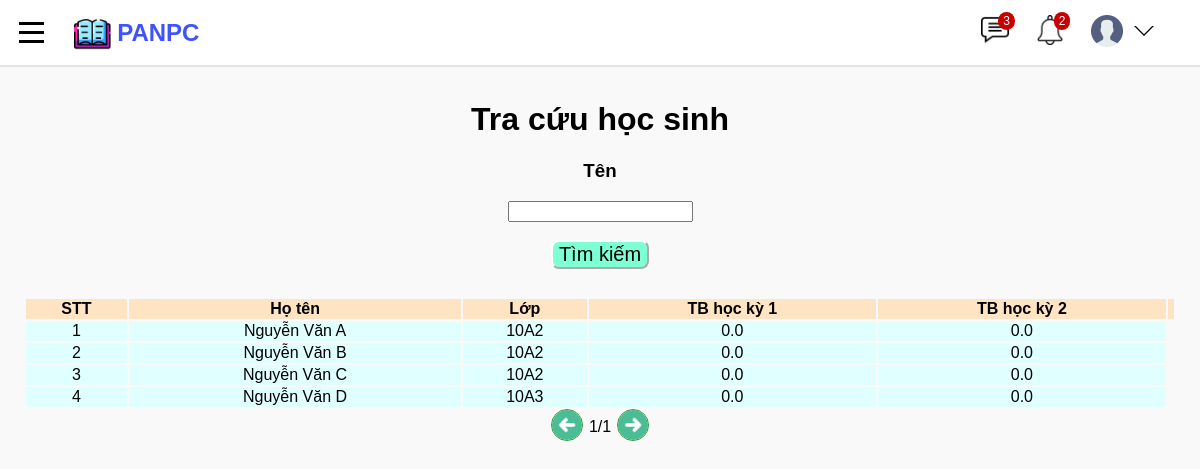
Page /tracuu/namhoc/namhoc_1 (signed in) on the earlier database version.
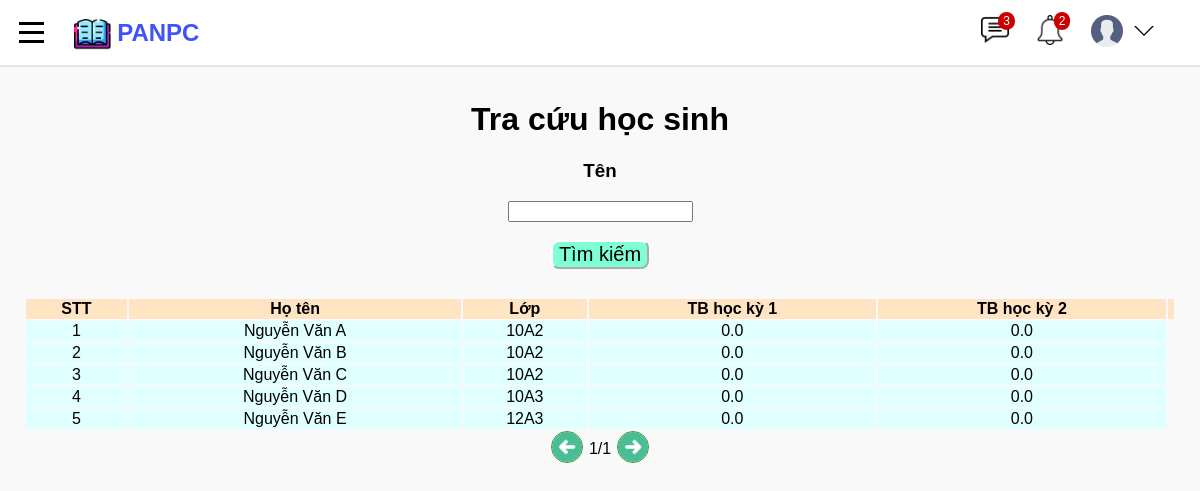
Same page on the later database version.
### studentManager/models.py (models this page shows, shortened)
class Student(models.Model):
    user = models.OneToOneField(CustomUser, on_delete=models.CASCADE)
    classOfSchool = models.ManyToManyField(SchoolClass, blank=True)
    def __str__(self):
        return self.user.username

class CustomUser(AbstractUser):
    USER_TYPE = (('1', "Admin"), ('2', "Teacher"), ('3', "Student"))
    SEX_CATELOGY = [("1", "Nam"), ("0", "Nữ")]
    now = date.today
    username = models.CharField(max_length=200, unique=True)
    role = models.CharField(default='1', choices=USER_TYPE, max_length=1)
    is_active = models.BooleanField(default=True)
    is_staff = models.BooleanField(default=False)
    is_superuser = models.BooleanField(default=False)
    name = models.CharField(default='', max_length=200)
    dateOfBirth = models.DateField(default=now)
    sex = models.CharField(default='1', choices=SEX_CATELOGY,max_length=1)
    phone = models.CharField(default='', max_length=20, blank=True)
    email = models.EmailField(max_length=200, unique=True)
    address = models.TextField(default='', blank=True)
    USERNAME_FIELD = "username"
    REQUIRED_FIELDS = []
    objects = CustomUserManager()
    class Meta:
        constraints = [
            models.UniqueConstraint(
                fields=['username', 'email'], name="unique_user")
        ]

class SchoolClass(models.Model):
    classID = models.CharField(max_length=10, null=False, unique=False)
    n_students = models.IntegerField(null=False)
    year = models.ForeignKey(Age, null=False, on_delete=models.CASCADE, unique=True)

### studentManager/views.py (the view)
# urls.py: path("tracuu/namhoc/namhoc_<int:pk>", views.traCuu, name='traCuu'),
@login_required(login_url='login')
def traCuu(request, pk):
    year = Age.objects.get(id=pk)
    marks = Mark.objects.filter(subject__year=year)
    marksFilter = StudentInMarkFilter(request.GET, queryset=marks)
    marks = marksFilter.qs.order_by('student__user__name')
    students = []
    avgMarks1 = []
    avgMarks2 = []
    classOfSchool = []
    marks_in_year = marks
    students_in_year = set([mark.student for mark in marks_in_year])
    print(students_in_year)
    for student in students_in_year:
        students.append(student)
        subjects_in_year = set([mark.subject for mark in marks_in_year])
        m = [trungBinhMon(subject, student) for subject in subjects_in_year]
        s1 = 0
        s2 = 0
        for i in m:
            s1 += i[0]
            s2 += i[1]
        avgMarks1.append(s1/len(m))
        avgMarks2.append(s2/len(m))
        for c in student.classOfSchool.all():
            if c.year == year:
                classOfSchool.append(c)
                break
    marks = zip(students, classOfSchool, avgMarks1, avgMarks2)
    context = {
        'marks': marks,
        'marksFilter': marksFilter
    }
    return render(request, 'studentManager/traCuu.html', context)

### studentManager/views.py (called while the page is built)
def trungBinhMon(subject, student):
    for mark in Mark.objects.filter(student=student).filter(subject=subject):
        if mark.semester_mark == '1':
            avgMarks1 = round(
                (mark.markFifteen + 2 * mark.markOne + 3 * mark.markFinal) / 6, 2)
        else:
            avgMarks2 = round(
                (mark.markFifteen + 2 * mark.markOne + 3 * mark.markFinal) / 6, 2)
    return avgMarks1, avgMarks2

### studentManager/templates/studentManager/tracuu.html (shortened to what this page needs)
{% extends 'studentManager/base.html' %}
{% load static %}
{% block content %}
<h1 class="label"><center>Tra cứu học sinh</center></h1>
    <div class="card card-body shadow-lg">
        <form method="get" class="main_form-header row">
            <div class="main_form_class col-lg-4">
                <div class="row">
                    <div class="main_form_title col-lg-2">
                        <h3><center>Tên</center></h3>
                    </div>
                    <div class="main_form_select col-lg-8">
                        <center>
                        {{marksFilter.form.name}}
                        </center>
                    </div>
                </div>
            </div>
            <br>
            <div class="main_form_term col-lg-2">
                <div class="row">
                    <center>
                    <button type="submit" class= "button button1" style="border-radius: 8px; font-size: 20px; background-color: aquamarine; border-color:white">
                      Tìm kiếm
                    </button>
                    </center>
                </div>
            </div>
        </form>
    <br>
  </div>
  <table class="table">
    <tbody><tr>
      <th>STT</th>
      <th>Họ tên</th>
      <th>Lớp</th>
      <th>TB học kỳ 1</th>
      <th>TB học kỳ 2</th>
      <th></th>
    </tr>
  {% for student, classOfSchool, avg1, avg2 in marks %}
  <tr class = "list">
      <td>{{ forloop.counter }}</td>
      <td>{{student.user.name}}</td>
      <td>{{classOfSchool.classID}}</td>
      <td>{{avg1}}</td>
      <td>{{avg2}}</td>
  </tr>
  {% endfor %}
  </tbody></table>
  <div class="pagenumber">
    <button class="previous" type="previous">
      <img src="{% static 'images/previous.png' %}">
    </button>
    <p>1/1</p>
    <button class="next" type="next">
      <img src="{% static 'images/next.png' %}">
    </button>
  </div>
{% endblock content %}

Differences in the rows shown:
added Student: user.name "Nguyễn Văn E", classID "12A3", avg1 "0.0", avg2 "0.0"
